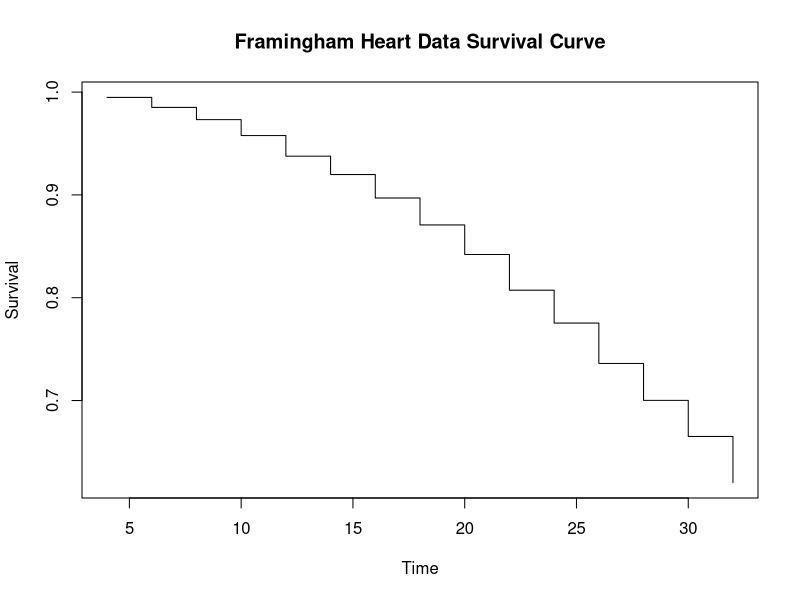

Source code (R):
## ---- chunk 1
#### read in data ####
heart <- read.csv('Framingham Heart Data.csv')
summary(heart)
## remove na data
heart <- heart[!(is.na(heart$Height) | is.na(heart$Weight) | is.na(heart$Smoking) | is.na(heart$Cholesterol)),]


#### format columns (type I censoring) ####
heart$d <- heart$AgeAtDeath - heart$AgeAtStart
heart$c <- ifelse(heart$Status == 'Alive', 0, 1)
tc <- max(heart$d, na.rm = T)
heart$x <- ifelse(is.na(heart$d), tc, heart$d)
#### plots ####
library(survival)
km <- survfit(Surv(heart$x, heart$c) ~ 1, type = 'kaplan-meier')
## survival plot
plot(km$time,km$surv, type="s",xlab="Time",ylab="Survival",
     main = 'Framingham Heart Data Survival Curve')
skm <- summary(km)
df <- data.frame(skm$time, skm$n.risk, skm$n.event, round(skm$surv, 2), round(skm$lower, 2), round(skm$upper, 2))
colnames(df) <- c('Time', '# at risk', '# of events', 'Survival Rate', '95% CI Lower', '95% CI Upper')

library(knitr)
### survival summary table
kable(df)


### variable formatting
summary(heart)
heart$BP_level <- ifelse(heart$Systolic <= 129 & heart$Diastolic <= 80, 'Normal', 'High')
heart$Chol_Level <- ifelse(heart$Cholesterol <= 239, 'Normal', 'High')
heart$Smoke_Binary <- ifelse(heart$Smoking == 'Non-smoker', 'No', 'Yes')
heart$opt_weight <- (heart$Weight / heart$MRW..Metropolitan.Relative.desired..Weight.) - 1
heart$DeathType <- ifelse(heart$Status == 'Alive', 'Alive',
                          ifelse(heart$DeathCause %in% c('Cerebral Vascular Disease', 'Coronary Heart Disease'), 'Heart_Disease', 'Other'))
s_heart <- split(heart, heart$DeathType)



### create table of summary of explanatory variables
create_row <- function(df){
sum_vec <- c(round(mean(df$Sex == 'Female'),2), 
             paste(round(mean(df$AgeAtStart, na.rm = T),2), ' (', round(sd(df$AgeAtStart, na.rm = T),2), ')', sep = ''),
             paste(round(mean(df$Height, na.rm = T),2), ' (', round(sd(df$Height, na.rm = T),2), ')', sep = ''),
             paste(round(mean(df$Weight, na.rm = T),2), ' (', round(sd(df$Weight, na.rm = T),2), ')', sep = ''),
             paste(round(mean(df$opt_weight, na.rm = T),2), ' (', round(sd(df$opt_weight, na.rm = T),2), ')', sep = ''),
             paste(round(mean(df$Diastolic, na.rm = T),2), ' (', round(sd(df$Diastolic, na.rm = T),2), ')', sep = ''),
             paste(round(mean(df$Systolic, na.rm = T),2), ' (', round(sd(df$Systolic, na.rm = T),2), ')', sep = ''),
             round(mean(df$BP_level == 'High', na.rm = T), 2),
             paste(round(mean(df$Cholesterol, na.rm = T),2), ' (', round(sd(df$Cholesterol, na.rm = T),2), ')', sep = ''),
             round(mean(df$Chol_Level == 'High', na.rm = T), 2),
             1-round(mean(df$Smoking_Status == 'Non-smoker'),2))
return(sum_vec)
}
table(heart$DeathType, factor(heart$Chol_Level))
summary(factor(s_heart$Alive$Chol_Level))

Total <- create_row(heart)
Alive <- create_row(s_heart$Alive)
Dead_h  <- create_row(s_heart$Heart_Disease)
Dead_o  <- create_row(s_heart$Other)

df_tab <- data.frame(Total, Alive, Dead_h, Dead_o)
colnames(df_tab) <- c('Total' ,'Alive', 'Death (heart disease)', 'Death (other)')
row.names(df_tab) <- c('% Female', 'Mean Age at Start (SD)',
                       'Mean Height (SD)', 'Mean Weight (SD)',
                       'Mean % from desired weight (SD)',
                       'Mean Diastolic (SD)', 'Mean Systolic (SD)',
                       '% High Blood Pressure',
                       'Mean Cholesterol (SD)', 
                       '% High Cholesterol',
                       '% Smoker')

kable(df_tab)

## ---- chunk 2
head(heart)
library(VGAM)

mm <- data.frame(model.matrix(~ factor(DeathType) + 0, heart))
h2 <- cbind(heart, mm)
names(h2)
cols <- cbind(h2$factor.DeathType.Alive, h2$factor.DeathType.Heart_Disease, h2$factor.DeathType.Other)

## test model
mod1 <- vglm(cols ~ factor(Sex) + AgeAtStart + Height + Weight + Diastolic + Systolic + Cholesterol + factor(BP_Status) + factor(Smoking_Status),
             family = multinomial,
            data = heart)

summary(mod1)
